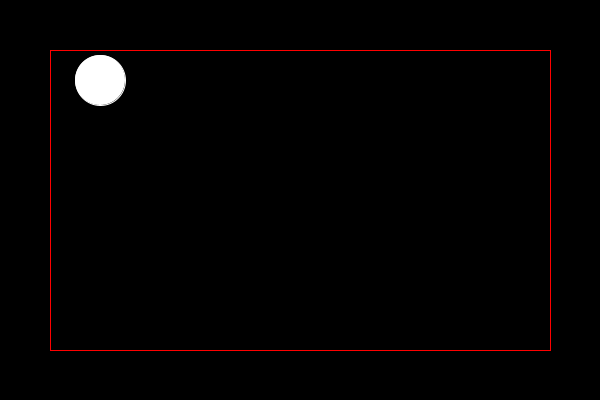
Frame 1 (no input)
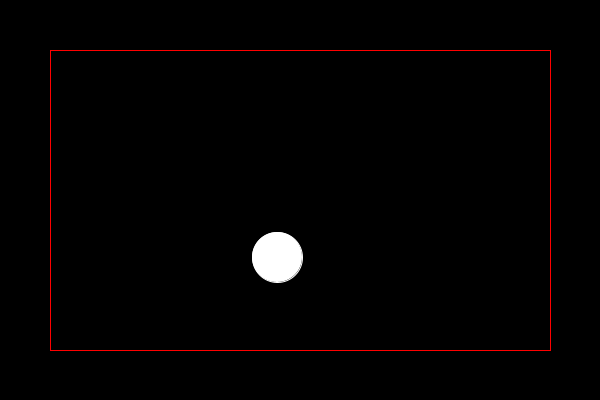
Frame 60 (the mouse pressed at the canvas centre just before this capture)
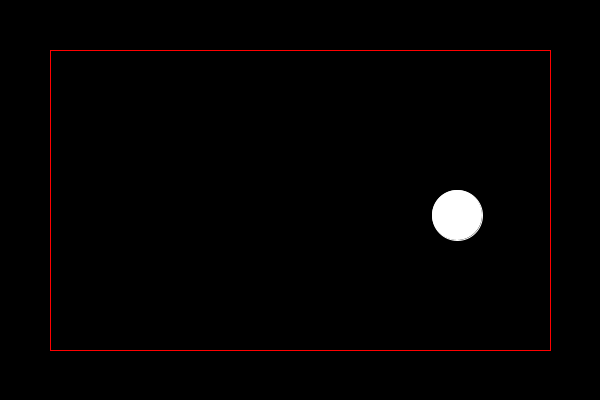
Frame 120 (the mouse held since frame 60 and released just before this capture)

The Processing sketch that drew these frames (run headless with seeded random() and noise(); from frame 60 on, the mouse is pressed at the canvas centre):

// Processing sketch: processing_182424
// ── processing_182424.pde

//variables posicion and size

float posicionX = 100;
float posicionY = 80;
float sizeW = 50;
float sizeH = 50;

//varialbes velocidad

float velocidadX = 3;
float velocidadY = 3;

void setup() {

  size(600, 400);
  smooth();
  
  ellipseMode(CENTER);
  
}

void draw() {

  background(0);
  fill(0);
  stroke(255,0,0);
  rect(50,50,(width-100),(height-100));
  fill(255);
  stroke(255);
  ellipse(posicionX, posicionY, sizeW, sizeH);

  posicionX = posicionX + velocidadX;
  posicionY = posicionY + velocidadY;

  // cambio de sentido horizontal
  if ((posicionX > width - (sizeW/2+50)) || (posicionX <= 0 + (sizeW/2+50))) {
    velocidadX = -velocidadX;
  }

  // cambio de sentido vertical
  if ((posicionY > height - (sizeH/2+50)) || (posicionY <= 0 +(sizeH/2+50))) {
    velocidadY = -velocidadY;
  }
}
